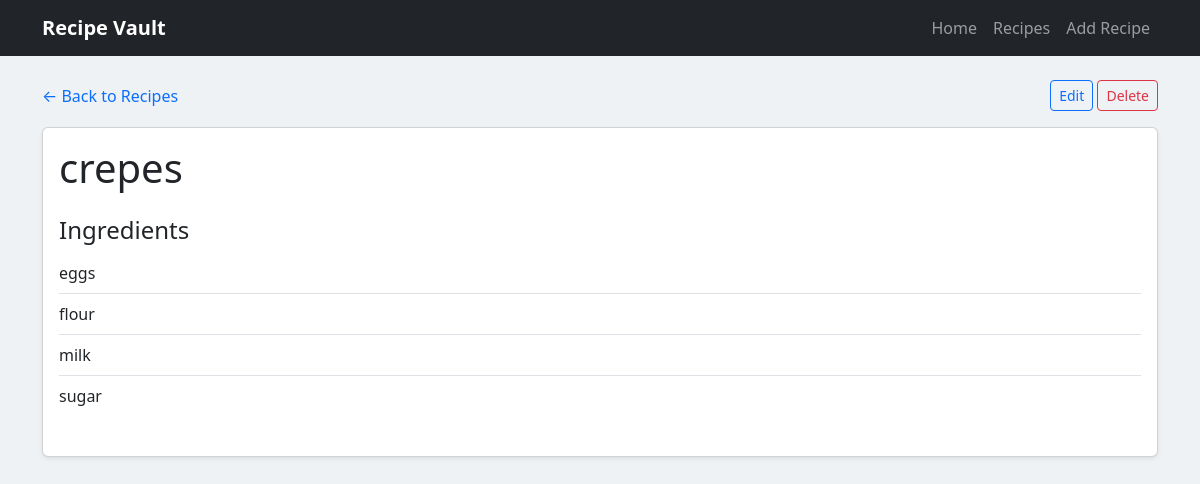
/recipes/1, run on an earlier commit of the app's database.
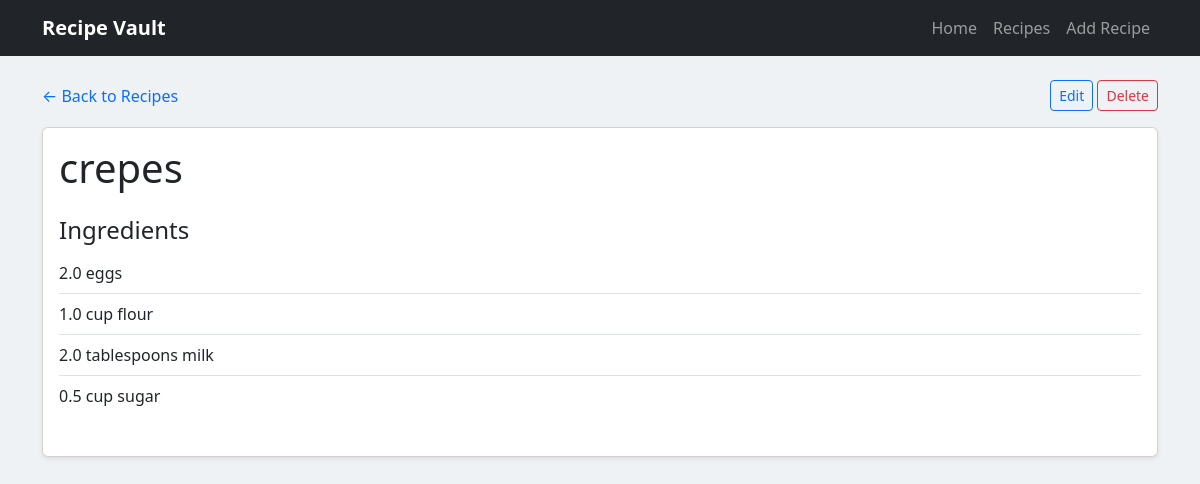
And on a later commit of the database.
### app/models.py (models this page shows)
class Recipe(db.Model):
  id = db.Column(db.Integer, primary_key=True)
  title = db.Column(db.String(100), nullable=False)
  description = db.Column(db.String(500))
  ingredients = db.relationship(
    "Ingredient",
     backref="recipe",
     cascade="all, delete-orphan")
  instructions = db.Column(db.Text)

class Ingredient(db.Model):
  id = db.Column(db.Integer, primary_key=True)
  name = db.Column(db.String(50), nullable=False)
  quantity = db.Column(db.Float)
  unit = db.Column(db.String(50))
  recipe_id = db.Column(db.Integer, db.ForeignKey("recipe.id"), nullable=False)

### app/routes.py (the view)
    @app.route("/recipes/<int:recipe_id>")
    def recipe_detail(recipe_id):
        recipe = Recipe.query.filter_by(id=recipe_id).first()
        return render_template("recipe_details.html", recipe=recipe)

### app/templates/recipe_details.html (shortened to what this page needs)
{% extends "base.html" %}
{% block content %}
<div class="d-flex justify-content-between align-items-center mb-3">
  <a href="/recipes" class="text-decoration-none">
    ← Back to Recipes
  </a>
  <div>
    <a
      href="{{ url_for('edit_recipe', recipe_id=recipe.id) }}"
      class="btn btn-outline-primary btn-sm">
      Edit
    </a>
    <form
      action="{{ url_for('delete_recipe', recipe_id=recipe.id) }}"
      method="POST"
      class="d-inline">
      <button
        type="submit"
        class="btn btn-outline-danger btn-sm"
        onclick="return confirm('Delete this recipe?');">
        Delete
      </button>
    </form>
  </div>
</div>
<div class="card shadow-sm">
  <div class="card-body">
    <h1 class="mb-1">{{ recipe.title }}</h1>
    <h4 class="mt-4">Ingredients</h4>
    <ul class="list-group list-group-flush mb-4">
      {% for ingredient in recipe.ingredients %}
        <li class="list-group-item px-0">
          {% if ingredient.quantity %}
            {{ ingredient.quantity }}
          {% endif %}
          {% if ingredient.unit %}
            {{ ingredient.unit }}
          {% endif %}
          {{ ingredient.name }}
        </li>
      {% endfor %}
    </ul>
  </div>
</div>
{% endblock %}

### app/templates/base.html (shortened to what this page needs)
<!DOCTYPE html>
<html lang="en">
<head>
    <link href="https://cdn.jsdelivr.net/npm/bootstrap@5.3.3/dist/css/bootstrap.min.css" rel="stylesheet">
    <link rel="stylesheet" href="{{ url_for('static', filename='css/style.css') }}">
</head>
<body>
    <nav class="navbar navbar-expand-lg navbar-dark bg-dark mb-4">
        <div class="container">
            <a class="navbar-brand fw-bold" href="/">Recipe Vault</a>
            <div class="navbar-nav">
                <a class="nav-link" href="/">Home</a>
                <a class="nav-link" href="/recipes">Recipes</a>
                <a class="nav-link" href="/recipes/new">Add Recipe</a>
            </div>
        </div>
    </nav>
    <main class="container">
        {% block content %}
        {% endblock %}
    </main>
</body>
</html>

### app/static/css/style.css (style rules this page uses)
body { background-color: #eef2f5; }

What changed in the data, as far as the page shows it:
removed Ingredient: name "eggs"
removed Ingredient: name "flour"
removed Ingredient: name "milk"
removed Ingredient: name "sugar"
added Ingredient: quantity "2.0", name "eggs"
added Ingredient: quantity "1.0", unit "cup", name "flour"
added Ingredient: quantity "2.0", unit "tablespoons", name "milk"
added Ingredient: quantity "0.5", unit "cup", name "sugar"
